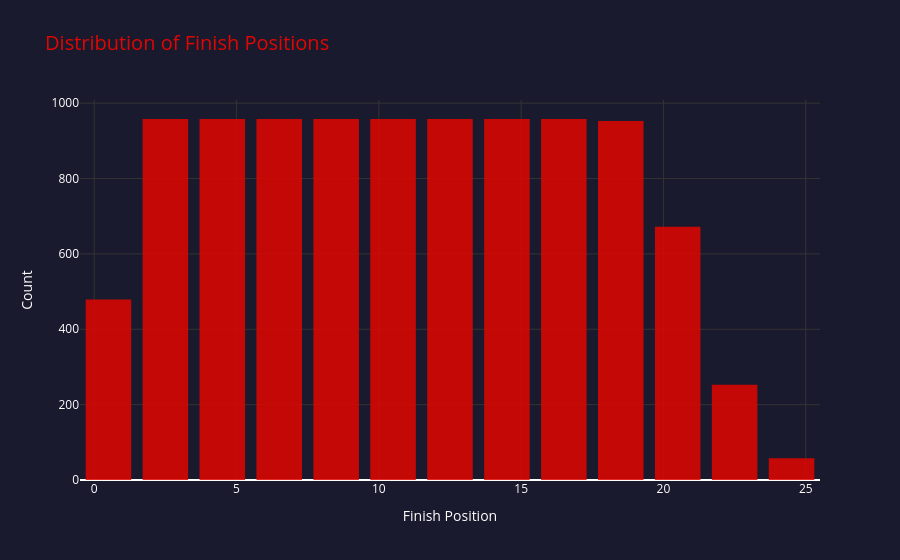

Notebook cell for this chart:
### Markdown cell above
# Step 7: Exploratory Data Analysis (EDA)

## 7.1 Target Variable — positionOrder
Our target is `positionOrder` — the finishing position (1 to 20).
Let's understand its distribution first.

### Code cell
fig  = go.Figure()

fig.add_trace(go.Histogram(
    x=df['positionOrder'],
    nbinsx=20,
    marker_color='#e10600',
    opacity=0.85,
    name='Finish Position'
))

fig.update_layout(
    title = 'Distribution of Finish Positions',
    paper_bgcolor = "#1a1a2e",
    plot_bgcolor = "#1a1a2e",
    font = dict(color = 'white'),
    title_font = dict(color = '#e10600', size = 20),
    xaxis_title = 'Finish Position',
    yaxis_title = 'Count',
    xaxis = dict(gridcolor='#333333'),
    yaxis = dict(gridcolor='#333333'),
    bargap=0.2
)
fig.show()

print(df['positionOrder'].describe())

### Figure 1 — Plotly figure (JSON) as saved in the notebook; plotly's stock layout.template omitted (floating-point values rounded to 4 significant figures; data arrays with more than 128 entries replaced by an {"elided": "..."} marker saying what was removed)
{"data": [{"marker": {"color": "#e10600"}, "name": "Finish Position", "nbinsx": 20, "opacity": 0.85, "type": "histogram", "x": {"elided": "10079 int values"}}], "layout": {"bargap": 0.2, "font": {"color": "white"}, "paper_bgcolor": "#1a1a2e", "plot_bgcolor": "#1a1a2e", "title": {"font": {"color": "#e10600", "size": 20}, "text": "Distribution of Finish Positions"}, "xaxis": {"gridcolor": "#333333", "title": {"text": "Finish Position"}}, "yaxis": {"gridcolor": "#333333", "title": {"text": "Count"}}}}
